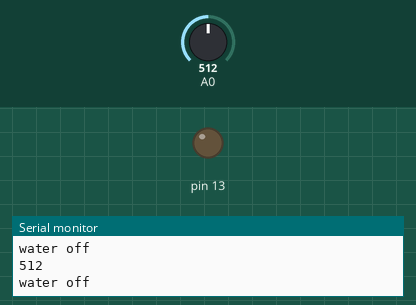
A sketch run on a simulated Arduino Uno, built with avr-gcc and run on an emulated ATmega328P. Parts: output pins drawn as LEDs (lit = HIGH), the last lines printed to the serial monitor. Inputs (shaded band) come from the test bench; at power-on: A0 = 512.

Above: at 1.3 s.
1.4 s: A0 set to 488
At 2.4 s:
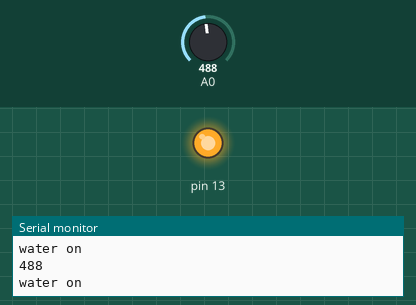
3.0 s: A0 set to 510
At 3.6 s:
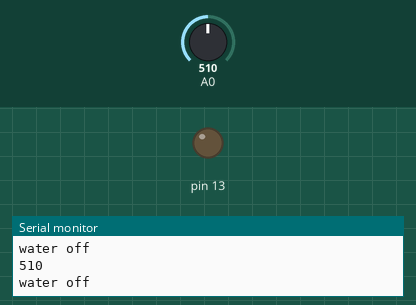
4.5 s: A0 set to 490
At 5.9 s:
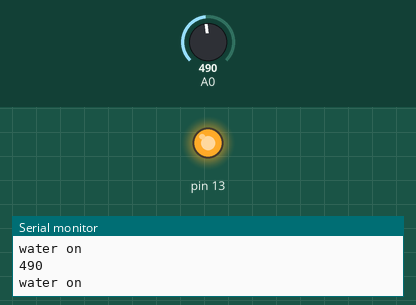
Timing chart, 0 to 7.5 s (numbered marks = the images above; inputs shaded):
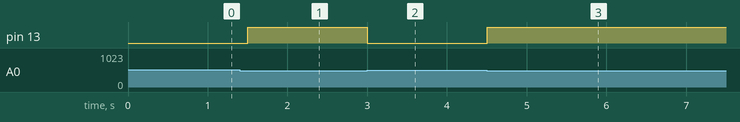

The sketch:

soil_measure.ino
```cpp
/*自動澆水系統，基本版
 * 土壤濕度監測一組
 * 抽水馬達一顆
 * （繼電器—依馬達大小決定）
 */
//變數宣告
int sensorValue;

void setup() {
  Serial.begin(115200);
  pinMode(A0,INPUT);
  pinMode(13,OUTPUT);
}

void loop() {
  sensorValue=analogRead(A0);
  Serial.println(sensorValue);
  // 土壤濕度<500開水
  if(sensorValue<500){
    Serial.println("water on");
    digitalWrite(13,HIGH);
    delay(500);
  } else {
      Serial.println("water off");
      digitalWrite(13,LOW);
      delay(500);
  }
}
```

Measured:
- the behaviour switches between 500 and 499 on A0 (found by bisection; images 0 and 1)
- after the input at 1.4 s, pin 13: LOW → HIGH after 0.10 s
- after the input at 3.0 s, pin 13: HIGH → LOW at once
- after the input at 4.5 s, pin 13: LOW → HIGH at once
